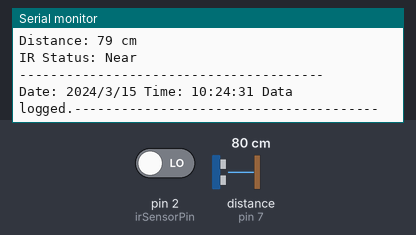
The sketch below on a simulated Arduino Uno, built with avr-gcc and run on an emulated ATmega328P. Shown: the last lines printed to the serial monitor. Wiring (inferred from the names in the program): ultrasonic range finder: trigger pin 6; echo pin 7. The test bench sets the inputs (shaded band); at power-on: pin 2 (irSensorPin) LOW, distance to the obstacle (sensor on pin 7) 80 cm. The echo pulse lasts 58.3 µs per cm; the local clock reads 2024-03-15 10:24:30 at power-on unless the sketch sets it; storage starts empty.

Above: at 1.8 s.
1.9 s: pin 2 (irSensorPin) driven HIGH
4.6 s: distance to the obstacle (sensor on pin 7) set to 2 cm
At 5.6 s:
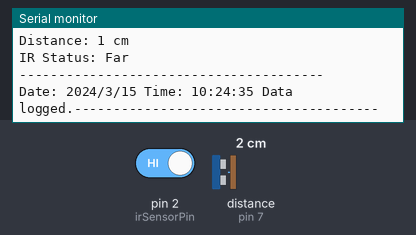
6.1 s: distance to the obstacle (sensor on pin 7) set to 4 cm
At 7.0 s:
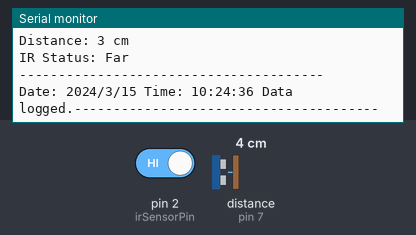
Timing chart, 0 to 9.1 s (numbered marks = the images above; inputs shaded):
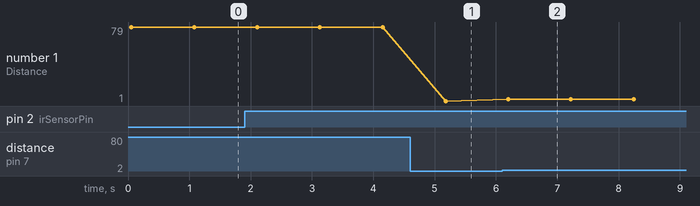

Measured:
- after the input at 4.6 s, the serial monitor: prints a new line after 0.58 s (image 1)
- after the input at 6.1 s, the serial monitor: prints a new line after 0.10 s (image 2)
- plotted number 1: 79 → 1 after the input at 4.6 s

The sketch:

smart_tissue.ino
```cpp
#include "RTClib.h"
#include <SPI.h>
#include <SD.h>
#include <Wire.h>

const int trigPin = 6; // Define the trigger pin of the ultrasonic sensor
const int echoPin = 7; // Define the echo pin of the ultrasonic sensor
const int irSensorPin = 2; // Define the IR sensor pin

RTC_DS3231 rtc;
char daysOfTheWeek[7][12] = {"Sunday", "Monday", "Tuesday", "Wednesday", "Thursday", "Friday", "Saturday"};

const int chipSelect = 10;
File myFile;

void setup() {
  Serial.begin(115200);

  Wire.begin();
  if (!rtc.begin()) {
    Serial.println("Couldn't find RTC");
    while (1);
  }

  Serial.print("Initializing SD card...");
  if (!SD.begin(chipSelect)) {
    Serial.println("Initialization failed!");
    return;
  }
  Serial.println("Initialization done.");

  // Open file
  myFile = SD.open("DATALOG.txt", FILE_WRITE);

  if (myFile) {
    Serial.println("File opened OK");
    // Print the headings for our data
    myFile.println("Date,Time,Distance,IR_Status");
    myFile.close();
  } else {
    Serial.println("Error opening file");
  }

  pinMode(trigPin, OUTPUT); // Set the trigger pin as an OUTPUT
  pinMode(echoPin, INPUT);  // Set the echo pin as an INPUT
  pinMode(irSensorPin, INPUT); // Set the IR sensor pin as an INPUT
}

void loop() {
  DateTime now = rtc.now();

  // Trigger an ultrasonic pulse
  digitalWrite(trigPin, LOW);
  delayMicroseconds(2);
  digitalWrite(trigPin, HIGH);
  delayMicroseconds(10);
  digitalWrite(trigPin, LOW);

  // Read the duration of the echo pulse
  long duration = pulseIn(echoPin, HIGH);

  // Calculate the distance in centimeters
  int distance = duration * 0.0343 / 2; // Speed of sound is 343 m/s or 0.0343 cm/µs

  // Read the status of the IR sensor
  int irStatus = digitalRead(irSensorPin);

  logData(now, distance, irStatus);
  printData(now, distance, irStatus);
  delay(1000);
}

void logData(DateTime timestamp, int distance, int irStatus) {
  // Open the data file for appending
  myFile = SD.open("DATALOG.txt", FILE_WRITE);

  if (myFile) {
    myFile.print(timestamp.year(), DEC);
    myFile.print('/');
    myFile.print(timestamp.month(), DEC);
    myFile.print('/');
    myFile.print(timestamp.day(), DEC);
    myFile.print(' ');
    myFile.print(timestamp.hour(), DEC);
    myFile.print(':');
    myFile.print(timestamp.minute(), DEC);
    myFile.print(':');
    myFile.print(timestamp.second(), DEC);
    myFile.print(", ");
    myFile.print(distance);
    myFile.print(", ");
    myFile.print(irStatus);
    myFile.println();
    myFile.close();
  } else {
    Serial.println("Error opening file for writing");
  }
}

void printData(DateTime timestamp, int distance, int irStatus) {
  Serial.print("Distance: ");
  Serial.print(distance);
  Serial.println(" cm");
  Serial.print("IR Status: ");
  Serial.println(irStatus == HIGH ? "Far" : "Near");
  Serial.println("---------------------------------------");
  Serial.print("Date: ");
  Serial.print(timestamp.year(), DEC);
  Serial.print('/');
  Serial.print(timestamp.month(), DEC);
  Serial.print('/');
  Serial.print(timestamp.day(), DEC);
  Serial.print(" Time: ");
  Serial.print(timestamp.hour(), DEC);
  Serial.print(':');
  Serial.print(timestamp.minute(), DEC);
  Serial.print(':');
  Serial.print(timestamp.second(), DEC);
  Serial.print(" Data logged.");
  Serial.println("---------------------------------------");
}
```
